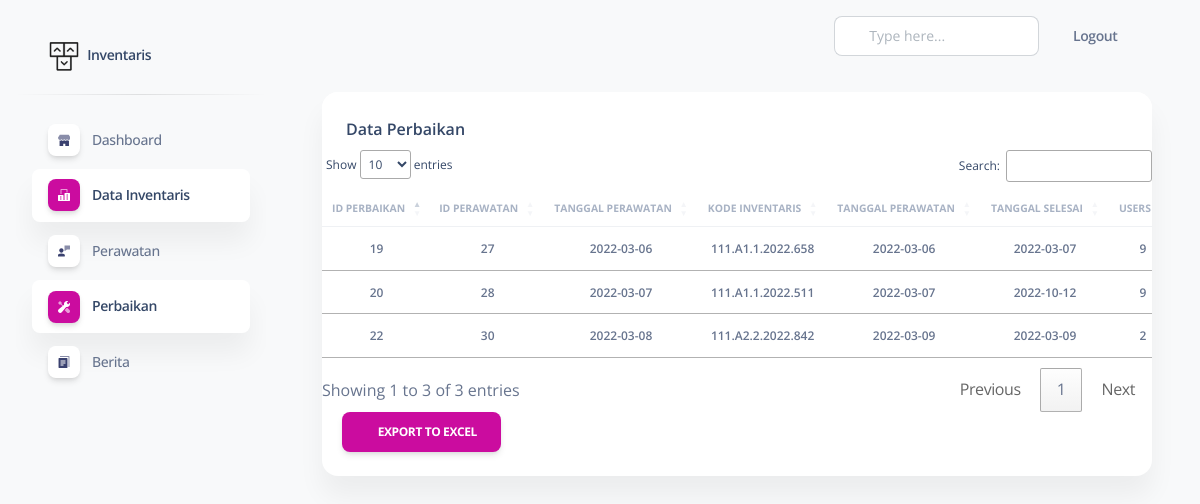
Screenshot of /includes/operator/index.php?page=data-perb (signed in) with the database file from the repository.
### tables this page shows
CREATE TABLE `perbaikan` (
  `id_perbaikan` int(11) NOT NULL,
  `id_perawatan` int(11) NOT NULL,
  `tanggal_perbaikan` date NOT NULL,
  `tanggal_selesai` date DEFAULT NULL,
  `status` int(11) NOT NULL,
  `id_users` int(11) NOT NULL,
  `id_inventaris` int(11) NOT NULL
);

CREATE TABLE `perawatan` (
  `id_perawatan` int(11) NOT NULL,
  `tanggal_perawatan` date NOT NULL,
  `id_inventaris` int(11) NOT NULL
);

CREATE TABLE `inventaris` (
  `id_inventaris` int(11) NOT NULL,
  `nama` varchar(100) NOT NULL,
  `kondisi` varchar(100) NOT NULL,
  `keterangan` varchar(100) NOT NULL,
  `nomor` int(11) NOT NULL,
  `jumlah` int(11) NOT NULL,
  `tanggal_register` date NOT NULL,
  `tahun_anggaran` int(11) NOT NULL,
  `id_dana` int(11) NOT NULL,
  `kode_inventaris` varchar(150) NOT NULL,
  `kode_jenis` varchar(100) NOT NULL,
  `id_ruang` int(11) NOT NULL,
  `id_level` int(11) NOT NULL,
  `kode_jurusan` int(11) NOT NULL,
  `berita` int(11) DEFAULT NULL
);

### includes/operator/perbaikan/data_perb.php (the view, shortened to what this page needs)
<?
 $kode_jur = $_SESSION['kode_jurusan'];
?>
<!DOCTYPE html>
<html lang="en">
<head>
  <link rel="stylesheet" type="text/css" href="https://cdnjs.cloudflare.com/ajax/libs/twitter-bootstrap/5.0.1/css/bootstrap.min.css">
<link rel="stylesheet" type="text/css" href="https://cdn.datatables.net/1.11.4/css/dataTables.bootstrap5.min.css">
  <link href="../../assets/css/nucleo-icons.css" rel="stylesheet" />
  <link href="../../assets/css/nucleo-svg.css" rel="stylesheet" />
  <link href="../../assets/css/nucleo-svg.css" rel="stylesheet" />
  <link id="pagestyle" href="../../assets/css/soft-ui-dashboard.css?v=1.0.3" rel="stylesheet" />
</head>
<body class="g-sidenav-show  bg-gray-100">
    <div class="container-fluid py-4">
      <div class="row">
        <div class="col-12">
          <div class="card mb-4">
            <div class="card-header pb-0">
              <h6>Data Perbaikan</h6>
            </div>
            <div class="card-body px-0 pt-0 pb-2">
              <div class="table-responsive p-0">
                <table class="table align-items-center mb-0" id="example">
                  <thead>
                    <tr align="center">
                      <th class="text-uppercase text-secondary text-xxs font-weight-bolder opacity-7">ID PERBAIKAN</th>
                      <th class="text-uppercase text-secondary text-xxs font-weight-bolder opacity-7 ps-2">ID PERAWATAN</th>
                      <th class="text-center text-uppercase text-secondary text-xxs font-weight-bolder opacity-7">TANGGAL PERAWATAN</th>
                      <th class="text-center text-uppercase text-secondary text-xxs font-weight-bolder opacity-7">KODE INVENTARIS</th>
                        <th class="text-center text-uppercase text-secondary text-xxs font-weight-bolder opacity-7">TANGGAL PERAWATAN</th>
                          <th class="text-center text-uppercase text-secondary text-xxs font-weight-bolder opacity-7">TANGGAL SELESAI</th>
                            <th class="text-center text-uppercase text-secondary text-xxs font-weight-bolder opacity-7">Users</th>
                    </tr>
                  </thead>
                  <tbody>
<?php
    include '../../config/config.php';
    $data = mysqli_query($conn,"SELECT perbaikan.*,inventaris.kode_inventaris,inventaris.kode_jurusan,inventaris.kondisi ,perawatan.tanggal_perawatan FROM perbaikan INNER JOIN perawatan ON perawatan.id_perawatan = perbaikan.id_perawatan  INNER JOIN inventaris ON inventaris.id_inventaris = perbaikan.id_inventaris WHERE inventaris.kode_jurusan=  $kode_jur ");
    while($d = mysqli_fetch_array($data)){
      ?>
                    <tr>
                       <td align="center">
                        <p class="text-xs font-weight-bold mb-0"><?php echo $d['id_perbaikan']; ?></p>
                      </td>
                       <td align="center">
                        <p class="text-xs font-weight-bold mb-0"><?php echo $d['id_perawatan']; ?></p>
                      </td>
                      <td align="center">
                        <p class="text-xs font-weight-bold mb-0"><?php echo $d['tanggal_perawatan']; ?></p>
                        </td>
                    <td align="center">
                        <p class="text-xs font-weight-bold mb-0"><?php echo $d['kode_inventaris']; ?></p>
                       </td>
                      <td align="center">
                        <p class="text-xs font-weight-bold mb-0"><?php echo $d['tanggal_perbaikan']; ?></p>
                        </td>
                          <td align="center">
                        <p class="text-xs font-weight-bold mb-0"><?php echo $d['tanggal_selesai']; ?></p>
                        </td>
                          <td align="center">
                        <p class="text-xs font-weight-bold mb-0"><?php echo $d['id_users']; ?></p>
                        </td>
                    </tr>
                      <?php
    }
    ?>
                  </tbody>
                </table>
  <div style="margin-left: 20px;">
                 <a href="perbaikan/exportt.php?kode=<?php echo $kode_jur;?>"   class="btn btn-primary" style="margin-top:8 px"><i class="fa fa-print"></i> Export To Excel</a>
              </div>
            </div>
          </div>
        </div>
      </div>
    </div>
  </main>
</body>
</html>

### rows the page displays
perbaikan: id_perbaikan "19", id_perawatan "27", id_perawatan.tanggal_perawatan "2022-03-06", id_inventaris.kode_inventaris "111.A1.1.2022.658", tanggal_perbaikan "2022-03-06", tanggal_selesai "2022-03-07", id_users "9"
perbaikan: id_perbaikan "20", id_perawatan "28", id_perawatan.tanggal_perawatan "2022-03-07", id_inventaris.kode_inventaris "111.A1.1.2022.511", tanggal_perbaikan "2022-03-07", tanggal_selesai "2022-10-12", id_users "9"
perbaikan: id_perbaikan "22", id_perawatan "30", id_perawatan.tanggal_perawatan "2022-03-08", id_inventaris.kode_inventaris "111.A2.2.2022.842", tanggal_perbaikan "2022-03-09", tanggal_selesai "2022-03-09", id_users "2"
